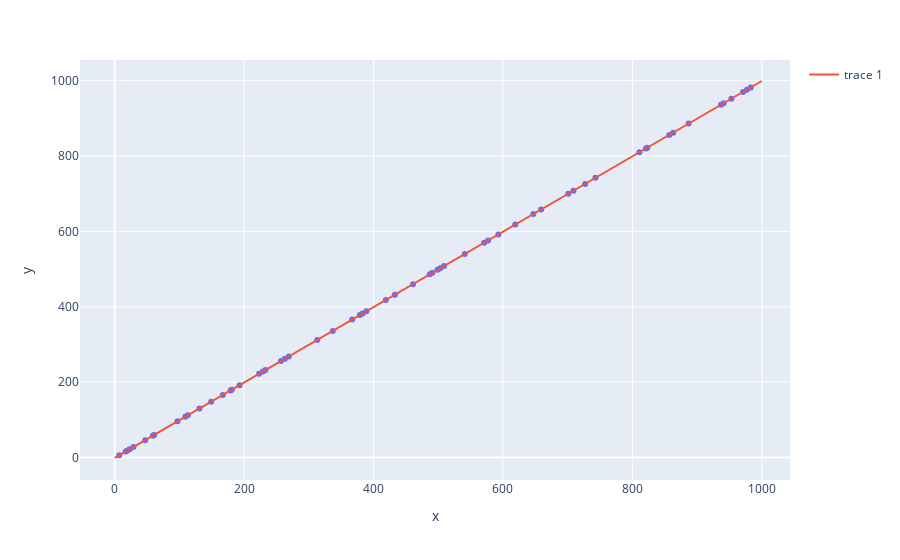

The code cell stored with this chart in its notebook:
### Markdown cell above
###  図示

### Code cell
fig=px.scatter(dfD,x="x",y="y")
t=np.linspace(0,1000)
fig.add_scatter(x=t,y=a*t+b)
